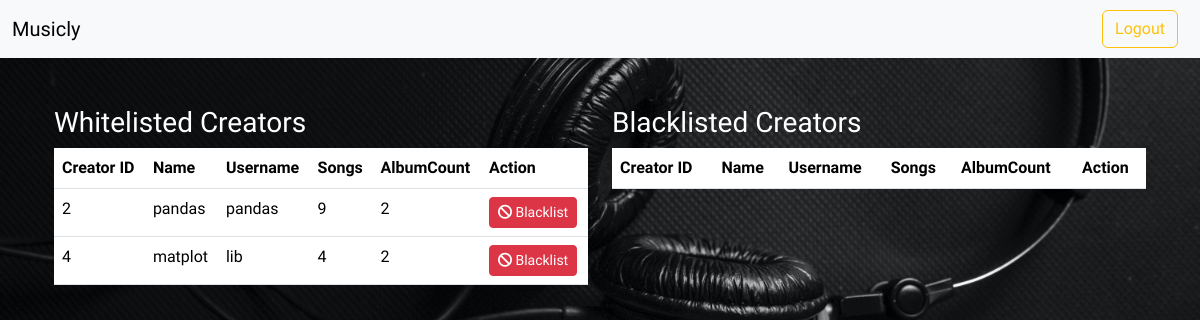
Page /adminHome/manageCreators (signed in) on the earlier database version.
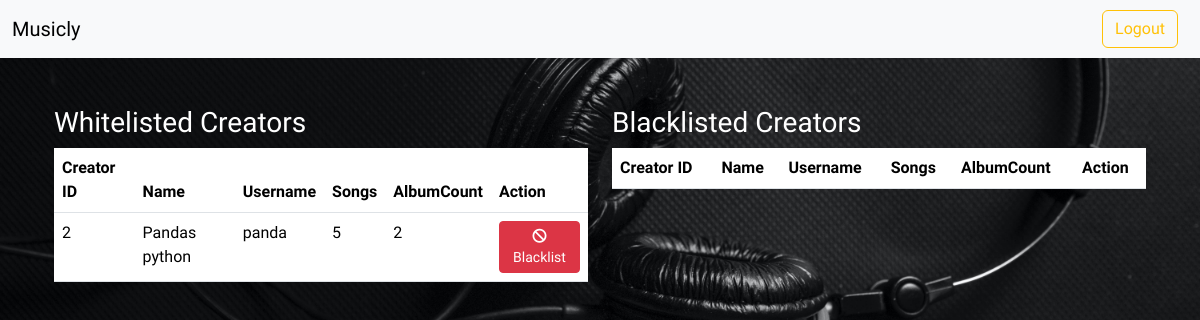
Same page on the later database version.
### models.py (models this page shows, shortened)
class User(UserMixin, db.Model):
    __tablename__ = 'User'
    id = db.Column(db.Integer, primary_key = True)
    username = db.Column(db.String(32), unique = True, nullable=False)
    passhash = db.Column(db.String(512), nullable = False)
    name = db.Column(db.String(32), nullable=True)
    email = db.Column(db.String(120), unique =True, nullable = False)
    role = db.Column(db.String(26), nullable = False, default='User')
    is_admin = db.Column(db.Boolean, nullable=False, default=False)
    status = db.Column(db.String(16), nullable=False, default="white")
    @property
    def password(self):
        raise AttributeError("Password is not a readable attribute")

### routes.py (the view)
@app.route('/adminHome/manageCreators')
@auth_required
@admin_auth_required
def manageCreators():
    creators = User.query.filter_by(role="creator").all()
    creators_data = (
        db.session.query(
            User.id,
            User.name,
            User.username,
            User.status,
            db.func.count(db.func.distinct(Songs.id)).label('totalSongs'),
            db.func.count(db.func.distinct(Album.id)).label('totalAlbums')
        ).filter(User.role == 'creator').outerjoin(Songs, User.id == Songs.CreatorId).outerjoin(Album, User.id == Album.CreatorId).group_by(User.id, User.name, User.username).all()
    )
    return render_template("manageCreator.html", user = User.query.get(session["user_id"]), creators = creators_data,  need = True)

### routes.py (called while the page is built)
def auth_required(func):
    @wraps(func)
    def inner(*args, **kwargs):
        if "user_id" not in session:
            flash("Login required.", 'danger')
            return redirect(url_for("login"))
        return func(*args, **kwargs)
    return inner

def admin_auth_required(func):
    @wraps(func)
    def inner(*args, **kwargs):
        user = User.query.get(session.get("user_id"))
        if user.role == "admin":
            return func(*args, **kwargs)
        else:
            flash("Logged out ! You are not an Admin.", "danger")
            return redirect(url_for("logout"))
    return inner

### templates/manageCreator.html (shortened to what this page needs)
{% extends 'layout.html' %}
{% block content %}
<div class="container mt-5">
    <div class="row mt-4">
      <div class="col-md-6">
        <h3>Whitelisted Creators</h3>
        <table class="table">
          <thead>
            <tr>
              <th>Creator ID</th>
              <th>Name</th>
              <th>Username</th>
              <th>Songs</th>
              <th>AlbumCount</th>
              <th>Action</th>
            </tr>
          </thead>
          <tbody>
            {% for creator in creators %}
            <tr>
                {% if creator[3] == "white" %}
                  <td>{{ creator[0] }}</td>
                  <td>{{ creator[1] }}</td>
                  <td>{{ creator[2] }}</td>
                  <td>{{ creator[4] }}</td>
                  <td>{{ creator[5] }}</td>
                  <td>
                    <form>
                      <button type="submit" class="btn btn-danger btn-sm"><i class="fas fa-ban"></i><a href="manageCreators/{{creator[0]}}/{{'black'}}"> Blacklist</a></button>
                    </form>
                  </td>
                  {% endif %}
                </tr>
                {% endfor %}
          </tbody>
        </table>
      </div>
      <div class="col-md-6">
        <h3>Blacklisted Creators</h3>
        <table class="table">
          <thead>
            <tr>
                <th>Creator ID</th>
                <th>Name</th>
                <th>Username</th>
                <th>Songs</th>
                <th>AlbumCount</th>
                <th>Action</th>
            </tr>
          </thead>
        </table>
      </div>
    </div>
  </div>
{% endblock %}

### templates/layout.html (shortened to what this page needs)
<!DOCTYPE html>
<html lang="en">
<head>
    <link href="https://cdn.jsdelivr.net/npm/bootstrap@5.3.2/dist/css/bootstrap.min.css" rel="stylesheet">
    <link rel="stylesheet" href="https://cdnjs.cloudflare.com/ajax/libs/font-awesome/6.4.2/css/all.min.css">
</head>
<body>
    {% include 'nav-auth.html' %}
    <div class="container">
        {% block content %} {% endblock %}
    </div>
</body>
</html>

### templates/nav-auth.html (shortened to what this page needs)
<nav class="navbar navbar-expand-lg bg-body-tertiary navbar-light bg-light">
  <div class="container-fluid">
      <a class="navbar-brand" href="/">Musicly</a>
      <div class="collapse navbar-collapse" id="navbarNav">
            {% if user %}
              {% if user.role=="admin" or need %}
              <ul class="navbar-nav ms-auto">
                <li class="nav-item">
                  <a href="{{url_for('logout')}}" class="btn btn-outline-warning bar">Logout</a>
                </li>
                </ul>
              {% endif %}
            {% endif %}
      </div>
    </div>
  </nav>

### templates/layout.html (style rules this page uses)
body { margin: 0; padding: 0; font-family: 'Balsamiq Sans', 'cursive'; background-color: #454f58; background: center/cover no-repeat url('../static/icons/bg3.jpg'); background-repeat: no-repeat; color: #ffffff; }

### templates/manageCreator.html (style rules this page uses)
a { text-decoration: none; color: white; }

### templates/nav-auth.html (style rules this page uses)
.navbar { width: 100%; padding: 0; }
.bar { margin: 10px; }

Differences in the rows shown:
removed User: id "4", name "matplot", username "lib", creator "2"
changed User id 2: name "pandas" → "Pandas python"; username "pandas" → "panda"; creator "9" → "5"
